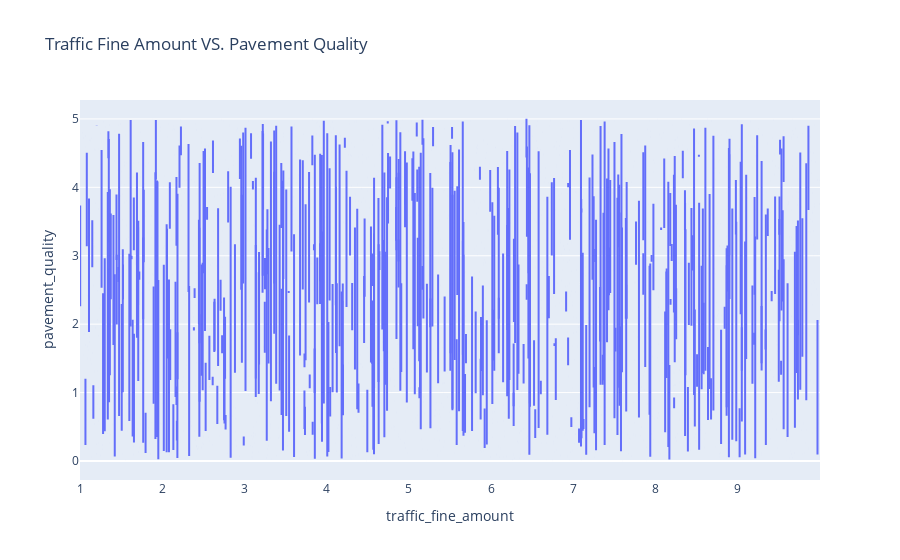

This figure's notebook cell:
### Code cell
fig = px.box(df, x = 'traffic_fine_amount' , y = 'pavement_quality',
             title= 'Traffic Fine Amount VS. Pavement Quality')
fig.show()

### Figure 1 — Plotly figure (JSON) as saved in the notebook; plotly's stock layout.template omitted (floating-point values rounded to 4 significant figures; data arrays with more than 128 entries replaced by an {"elided": "..."} marker saying what was removed)
{"data": [{"alignmentgroup": "True", "hovertemplate": "traffic_fine_amount=%{x}<br>pavement_quality=%{y}<extra></extra>", "legendgroup": "", "marker": {"color": "#636efa"}, "name": "", "notched": false, "offsetgroup": "", "orientation": "v", "showlegend": false, "type": "box", "x": {"elided": "8756 float values"}, "x0": " ", "xaxis": "x", "y": {"elided": "8756 float values"}, "y0": " ", "yaxis": "y"}], "layout": {"boxmode": "group", "legend": {"tracegroupgap": 0}, "title": {"text": "Traffic Fine Amount VS. Pavement Quality"}, "xaxis": {"anchor": "y", "domain": [0, 1], "title": {"text": "traffic_fine_amount"}}, "yaxis": {"anchor": "x", "domain": [0, 1], "title": {"text": "pavement_quality"}}}}
